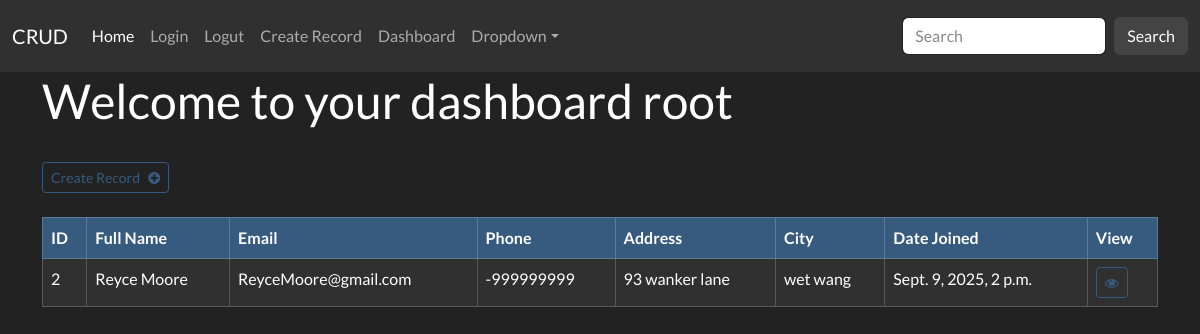
The page /dashboard (signed in) on the database its author committed.
### website/models.py (models this page shows, shortened)
class Record(models.Model):
    first_name = models.CharField(max_length=255)
    last_name = models.CharField(max_length=255)
    email = models.CharField(max_length=255)
    phone = models.CharField(max_length=10)
    address = models.CharField(max_length=200)
    city = models.CharField(max_length=200)
    creation_data = models.DateTimeField(auto_now_add=True)

### website/views.py (the view)
# urls.py: path('dashboard',views.dashboard, name='dashboard'),
@login_required(login_url="login")
def dashboard(request):
    my_records = Record.objects.all()
    context = {'Records':my_records}
    return render(request, 'pages/dashboard.html', context=context)

### website/templates/pages/dashboard.html
{% extends 'pages/base.html' %}
{% block content %}
<h1>Welcome to your dashboard {{user}}</h1>
<br>
<a class="btn btn-outline-primary btn-sm" href="{% url 'dashboard' %}">
    Create Record &nbsp; <i class="fa fa-plus-circle" aria-hidden="true"></i>
</a>
<br>
<br>
<table class="table table-dark table-hover table-bordered">
    <thead class="table-primary">
        <tr>
            <th scope="col">ID</th>
            <th scope="col">Full Name</th>
            <th scope="col">Email</th>
            <th scope="col">Phone</th>
            <th scope="col">Address</th>
            <th scope="col">City</th>
            <th scope="col">Date Joined</th>
            <th scope="col">View</th>
        </tr>
    </thead>
    <tbody>
        {% if Records %}
            {% for Record in Records %}
                <tr>
                    <td>{{Record.id}}</td>
                    <td>{{Record.first_name}} {{Record.last_name}}</td>
                    <td>{{Record.email}}</td>
                    <td>{{Record.phone}}</td>
                    <td>{{Record.address}}</td>
                    <td>{{Record.city}}</td>
                    <td>{{Record.creation_data}}</td>
                    <td>
                        <a class="btn btn-outline-primary btn-sm" href="{% url 'record'  Record.id%}">
                             <i class="fa fa-eye" aria-hidden="true"></i>
                        </a>
                    </td>
                </tr>
            {% endfor %}
        {% endif %}
        </tbody>
</table>
{% endblock %}

### static/css/style.css (style rules this page uses)
body { background-color: red; }

### rows shown on the page
Record: id "2", first_name "Reyce", last_name "Moore", email "ReyceMoore@gmail.com", phone "-999999999", address "93 wanker lane", city "wet wang", creation_data "Sept. 9, 2025, 2 p.m."

### other values the page prints
{{ user }} "root"
